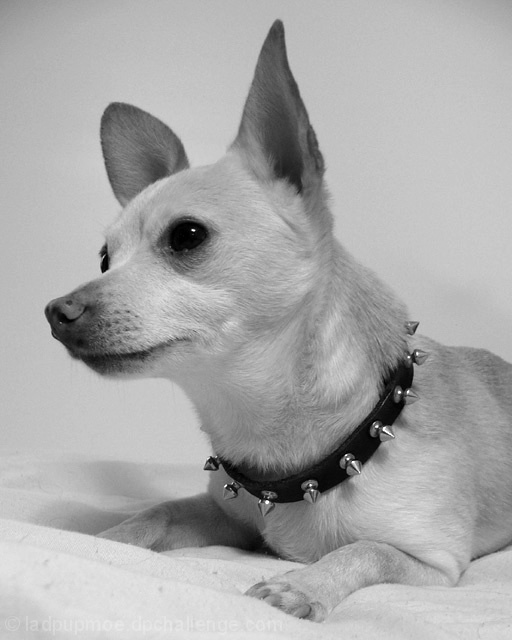
#> input picture dataset_image/animal_test/120710.jpg, 512 x 640 px, found by its file name; its folder holds only this picture in this run
$ python preprocessing.py   (Python 2 division)   (older library calls are emulated)
#> lines starting #> are read from the running program, lines starting #| are printed output that depends on the picture
import numpy as np
from scipy import misc #imread, imresize
from PIL import Image #
import matplotlib.pyplot as plt
from skimage.transform import resize
import random
import os

def normalize_size(image, size=256, trans='c'):
	## 'c':central crop, 'w':warp, 'p':padding
	o_shape = image.shape
	assert o_shape[0] > size and o_shape[1] > size
	if trans == 'c':
		if o_shape[0] > o_shape[1]:
			dh = int( (o_shape[0] - o_shape[1])/2 )
			image = image[dh:dh+o_shape[1],:]
		else:
			dw = int( (o_shape[1] - o_shape[0])/2 )
			image = image[:,dw:dw+o_shape[0]]
		new_shape = image.shape
		assert new_shape[0] == new_shape[1]
		image = resize(image, (size,size), order=3, preserve_range=False)
	elif trans == 'w':
		image = resize(image, (size,size), order=3, preserve_range=False)
	elif trans == 'p':
		background = np.zeros((size, size, 3))
		if o_shape[0] > o_shape[1]:
			new_shape = (size,size*o_shape[1]/o_shape[0])
			dh = 0
			dw = (size - new_shape[1])/2
		else:
			new_shape = (size*o_shape[0]/o_shape[1],size)
			dh = (size - new_shape[0])/2
			dw = 0
		image = resize(image, (new_shape[0],new_shape[1]), order=0, preserve_range=False)
		background[dh:dh+new_shape[0],dw:dw+new_shape[1],:] = image[:,:,:]
		image = background
	else:
		print "ERROR:undesignated transformation"
	return image

def random_crop(image, w=224, h=224):
	o_shape = image.shape # probably 256X256
	assert o_shape[0] > h and o_shape[1] > w
	dh = random.randint(0, (o_shape[0] - h))
	dw = random.randint(0, (o_shape[1] - w))
	return image[dh:dh+h,dw:dw+w]

def global_view(image, size=224, trans='w'):
	assert size < 256
	image = normalize_size(image, 256, trans)
	return image
	#return random_crop(image, 224, 224)

def local_view(image, size=224):
	return random_crop(image, size, size)

def test():
	image_dir_base = "/home/yuchen/Desktop/RAPID/dataset_image"
	image_category = "animal_test"
	image_id = 598172
	image_path = "{}/{}/{}.jpg".format(image_dir_base, image_category, image_id)
	image = misc.imread(image_path)
	image_g = global_view(image, 224,'p')
	image_l = local_view(image, 224)
	print image.shape, image.dtype
	print image_g.shape, image_g.dtype
	print image_l.shape, image_l.dtype

	plt.subplot(131) #1X2 , 1
	plt.imshow(image)
	plt.subplot(132) #1X2 , 2
	plt.imshow(image_g)
	plt.subplot(133) #1X3 , 3
	plt.imshow(image_l)
	plt.show()


if __name__=='__main__':
	image_dir_base = "/home/yuchen/Desktop/RAPID/dataset_image"
	output_dir_base = "/home/yuchen/Desktop/RAPID/processed_image"
	if not os.path.exists(output_dir_base):
		os.makedirs(output_dir_base)
	for input_dir_name in os.listdir(image_dir_base):
		for job in [{'type':'global','func':global_view},{'type':'local','func':local_view}]:
			print "processing {} view image for images of {}".format(job['type'],input_dir_name)
			output_dir_path = "{}/{}/{}".format(output_dir_base, job['type'], input_dir_name)
			if not os.path.exists(output_dir_path):
					os.makedirs(output_dir_path)
			for imagefile in os.listdir("{}/{}".format(image_dir_base,input_dir_name)):
				image_path = "{}/{}/{}".format(image_dir_base,input_dir_name,imagefile)
				image = misc.imread(image_path)
#> image is the input picture: shape (640, 512); min 0, max 255, mean 169.5
				try:
					image_g = job['func'](image, 224)
#> in normalize_size, `image = resize(image, (size,size), order=3, preserve_range=False)`:
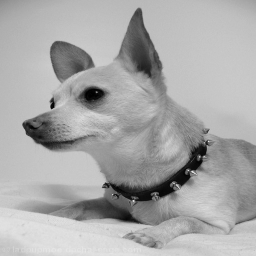
#> image: shape (256, 256) float64; min 0.000118, max 0.906, mean 0.665
				except:
					print "failed:",imagefile
				misc.imsave("{}/{}".format(output_dir_path,imagefile),image_g)
#> pass 2 of the loop `for input_dir_name in os.listdir(image_dir_base):`:
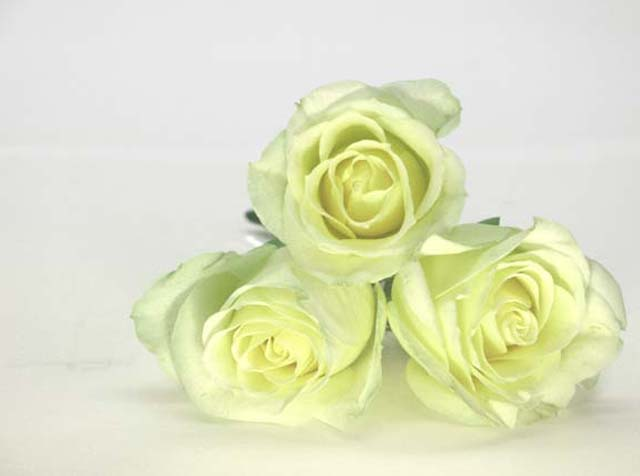
#> input picture dataset_image/floral_test/150438.jpg, 640 x 476 px, found by its file name
#> image is the input picture: shape (476, 640, 3); mean R, G, B 223.9, 227, 195.6
#> in normalize_size (call 2), `image = resize(image, (size,size), order=3, preserve_range=False)`:
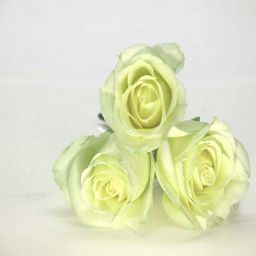
#> image: shape (256, 256, 3) float64; mean of channels 0, 1, 2 0.878, 0.89, 0.767; drawn as R, G, B
#> `misc.imsave("{}/{}".format(output_dir_path,imagefile),image_g)`:
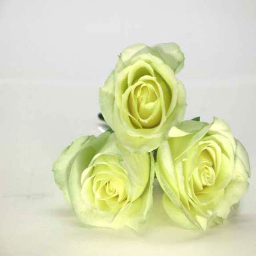
#> saved as 150438.jpg: PIL image 256x256 RGB; mean R, G, B 217.1, 220.9, 182.6
